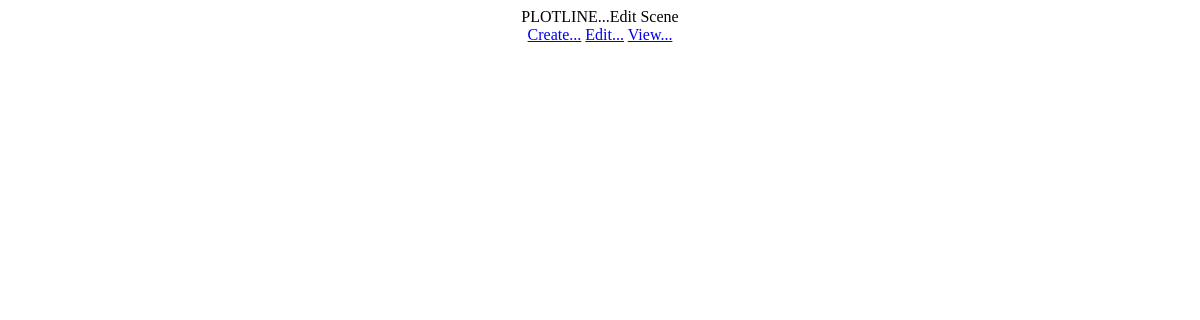
/editscene/92, run on an earlier commit of the app's database.
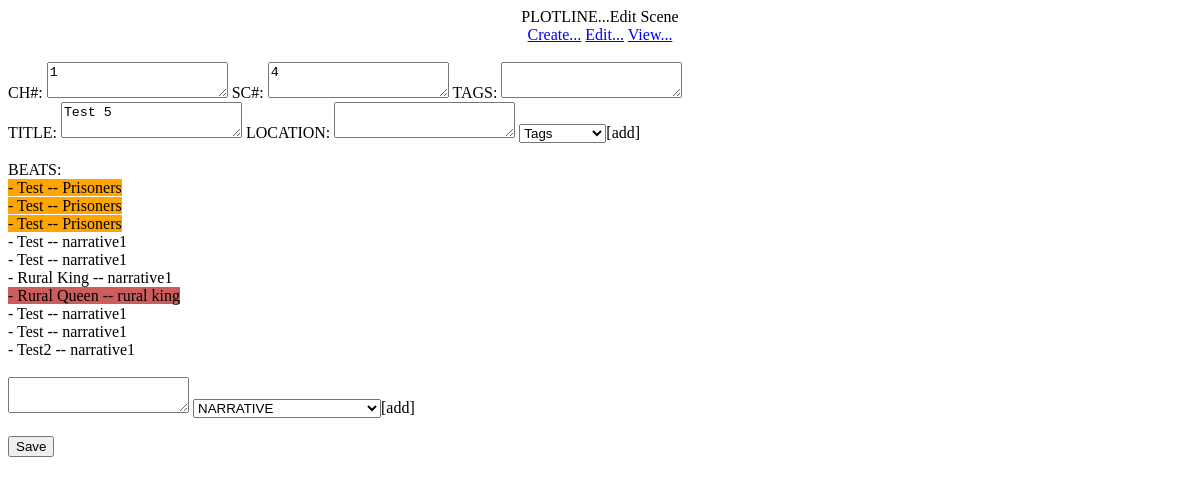
And on a later commit of the database.
### tables this page shows
CREATE TABLE "MAIN" (
	"KEY"	INTEGER UNIQUE,
	"CHAPTER"	INTEGER,
	"SCENE"	INTEGER,
	"TITLE"	TEXT UNIQUE,
	"LOCATION"	TEXT,
	"TAGS"	TEXT,
	PRIMARY KEY("KEY" AUTOINCREMENT)
);

CREATE TABLE "SCENE" (
	"KEY"	INTEGER,
	"NARRATIVE"	TEXT,
	"scene75"	TEXT,
	"scene76"	TEXT,
	"scene77"	TEXT,
	"scene78"	TEXT,
	"scene79"	TEXT,
	"scene80"	TEXT,
	"scene81"	TEXT,
	"scene82"	TEXT,
	"scene83"	TEXT,
	"scene84"	TEXT,
	"scene85"	TEXT
, scene86 TEXT, scene87 TEXT, scene88 TEXT, scene89 TEXT, scene90 TEXT, scene91 TEXT, scene92 TEXT, scene93 TEXT);

### plotline.py (the view)
@app.route('/editscene/<KEY>')
def editscene(KEY):
	key = str(KEY)
	scenenumber = 'scene' + str(KEY)
	import sqlite3
	connection = sqlite3.connect('projdbs/' + database)
	connection.row_factory = sqlite3.Row
	cursor = connection.cursor()
	cursor.execute("SELECT * FROM MAIN WHERE KEY = ?", (key,))
	rows = cursor.fetchall()
	cursor.execute('SELECT * FROM SCENE WHERE ? != "NULL"', (scenenumber,))
	beat = cursor.fetchall()
	return render_template('editscene.html', rows=rows, key=key, beat=beat,\
	 scenenumber=scenenumber, narrative1=narrative1)
	print(narrative1)

### templates/editscene.html (shortened to what this page needs)
<!DOCTYPE html PUBLIC "-//W3C//DTD HTML 4.01//EN" "http://www.w3.org/TR/html4/strict.dtd">
<html><head>
</head>
<body>
<div style="text-align: center;">PLOTLINE...Edit Scene<br>
  <a href="\createscene">Create...</a>
  <a href="\editscene">Edit...</a>
  <a href="\viewoutline">View...</a>
  <br>
  <br>
<div style="text-align: left;">
{% for row in rows %}
<form action="/updatescene/{{key}}" method="post">
  CH#: <textarea input name="CHAPTER">{{row['CHAPTER']}} </textarea>
  SC#: <textarea input name="SCENE">{{row['SCENE']}} </textarea>
  TAGS: <textarea input name="TAGS">{{row['TAGS']}} </textarea>
  <br>
  TITLE: <textarea input name="TITLE">{{row['TITLE']}} </textarea>
  LOCATION: <textarea input name='LOCATION'>{{row['LOCATION']}} </textarea>
  <select name="ADDTAGS" id="ADDTAGS">
  <option value="Tags">Tags</option>
  </select>[add]<br>
  <br>
  BEATS:
  <br>
  {% for row in beat %}
  {% if row[scenenumber] is not none %}
  {% if row['NARRATIVE'] == 'Prisoners' %}
  {% set color = 'Prisoners' %}
  {% elif row['NARRATIVE'] == 'Terrorism' %}
  {% set color = 'Terrorism' %}
  {% elif row['NARRATIVE'] == 'Liam + Sophia' %}
  {% set color = 'LiamSophia' %}
  {% elif row['NARRATIVE'] == 'Emma is a spy' %}
  {% set color = 'Emmaisaspy' %}
  {% elif row['NARRATIVE'] == 'Jean is Evil' %}
  {% set color = 'JeanisEvil' %}
  {% elif row['NARRATIVE'] == 'Elijah Investigates' %}
  {% set color = 'ElijahInvestigates' %}
  {% elif row['NARRATIVE'] == 'Emma is Dead' %}
  {% set color = 'EmmaisDead' %}
  {% elif row['NARRATIVE'] == 'Rachel + Ben' %}
  {% set color = 'RachelBen' %}
  {% elif row['NARRATIVE'] == 'Ben + Sophia' %}
  {% set color = 'BenSophia' %}
  {% elif row['NARRATIVE'] == 'Rachel needs Bens Help' %}
  {% set color = 'RachelneedsBensHelp' %}
  {% elif row['NARRATIVE'] == 'Sophia Investigates Repairs' %}
  {% set color = 'SophiaInvestigatesRepairs' %}
  {% elif row['NARRATIVE'] == 'Liam Investigates Terrorism' %}
  {% set color = 'LiamInvestigatesTerrorism' %}
  {% elif row['NARRATIVE'] == 'Jean + Sophia' %}
  {% set color = 'JeanSophia' %}
  {% elif row['NARRATIVE'] == 'Emma + Jean' %}
  {% set color = 'EmmaJean' %}
  {% elif row['NARRATIVE'] == 'The ONHR' %}
  {% set color = 'TheONHR' %}
  {% elif row['NARRATIVE'] == 'Special' %}
  {% set color = 'Special' %}
  {% elif row['NARRATIVE'] == narrative1 %}
  {% set color = 'narrative1' %}
  {% endif %}
  <span class="{{ color }}"> - {{row[scenenumber]}} -- {{row['NARRATIVE']}}</span><br>
  {% endif %}
  {% endfor %}
  <br>
  <textarea input name="BEATS"></textarea>
  <select name="NARRATIVE" id="NARRATIVE">
  <option value="">NARRATIVE</option>
  </select>[add]<br>
  <br>
   <input name="form" value="Save" type="submit">
</form>
{% endfor %}
</div>
</div>
</body></html>

### templates/editscene.html (style rules this page uses)
.narrative1 { background-color: indianred; }
.Prisoners { background-color: orange; }

What changed in the data, as far as the page shows it:
added MAIN: CHAPTER "1", SCENE "4", TITLE "Test 5"
added SCENE: scene92 "Test", NARRATIVE "Prisoners"
added SCENE: scene92 "Test", NARRATIVE "Prisoners"
added SCENE: scene92 "Test", NARRATIVE "Prisoners"
added SCENE: scene92 "Test", NARRATIVE "narrative1"
added SCENE: scene92 "Test", NARRATIVE "narrative1"
added SCENE: scene92 "Rural King", NARRATIVE "narrative1"
added SCENE: scene92 "Rural Queen", NARRATIVE "rural king"
added SCENE: scene92 "Test", NARRATIVE "narrative1"
added SCENE: scene92 "Test", NARRATIVE "narrative1"
added SCENE: scene92 "Test2", NARRATIVE "narrative1"
